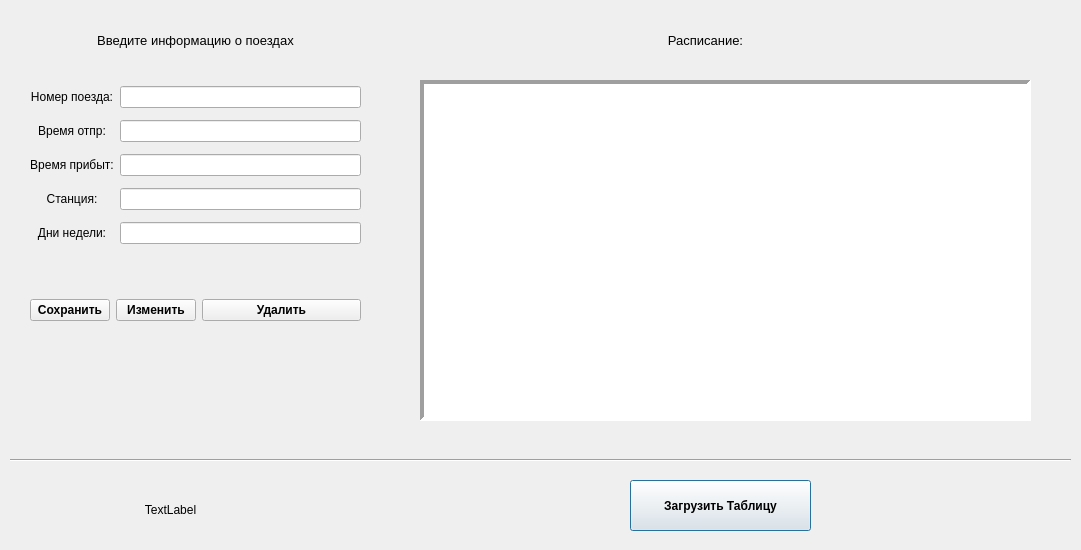
<?xml version="1.0" encoding="UTF-8"?>
<ui version="4.0">
 <class>EmployeeInfo</class>
 <widget class="QDialog" name="EmployeeInfo">
  <property name="geometry">
   <rect>
    <x>0</x>
    <y>0</y>
    <width>1081</width>
    <height>550</height>
   </rect>
  </property>
  <property name="font">
   <font>
    <weight>50</weight>
    <bold>false</bold>
   </font>
  </property>
  <property name="windowTitle">
   <string>Админ-панель</string>
  </property>
  <property name="windowIcon">
   <iconset>
    <normaloff>../../../../../../Users/danii/Desktop/rzhd.png</normaloff>../../../../../../Users/danii/Desktop/rzhd.png</iconset>
  </property>
  <widget class="QWidget" name="gridLayoutWidget">
   <property name="geometry">
    <rect>
     <x>30</x>
     <y>80</y>
     <width>331</width>
     <height>171</height>
    </rect>
   </property>
   <layout class="QGridLayout" name="gridLayout">
    <item row="2" column="1">
     <widget class="QLineEdit" name="txt_arrtime"/>
    </item>
    <item row="0" column="1">
     <widget class="QLineEdit" name="txt_number"/>
    </item>
    <item row="3" column="1">
     <widget class="QLineEdit" name="txt_station"/>
    </item>
    <item row="0" column="0">
     <widget class="QLabel" name="label">
      <property name="text">
       <string>Номер поезда:</string>
      </property>
      <property name="alignment">
       <set>Qt::AlignCenter</set>
      </property>
     </widget>
    </item>
    <item row="1" column="1">
     <widget class="QLineEdit" name="txt_deptime"/>
    </item>
    <item row="3" column="0">
     <widget class="QLabel" name="label_4">
      <property name="text">
       <string>Станция:</string>
      </property>
      <property name="alignment">
       <set>Qt::AlignCenter</set>
      </property>
     </widget>
    </item>
    <item row="2" column="0">
     <widget class="QLabel" name="label_3">
      <property name="text">
       <string>Время прибыт:</string>
      </property>
      <property name="alignment">
       <set>Qt::AlignCenter</set>
      </property>
     </widget>
    </item>
    <item row="1" column="0">
     <widget class="QLabel" name="label_2">
      <property name="text">
       <string>Время отпр:</string>
      </property>
      <property name="alignment">
       <set>Qt::AlignCenter</set>
      </property>
     </widget>
    </item>
    <item row="4" column="1">
     <widget class="QLineEdit" name="txt_days"/>
    </item>
    <item row="4" column="0">
     <widget class="QLabel" name="label_5">
      <property name="text">
       <string>Дни недели:</string>
      </property>
      <property name="alignment">
       <set>Qt::AlignCenter</set>
      </property>
     </widget>
    </item>
   </layout>
  </widget>
  <widget class="QLabel" name="label_6">
   <property name="geometry">
    <rect>
     <x>30</x>
     <y>30</y>
     <width>331</width>
     <height>21</height>
    </rect>
   </property>
   <property name="font">
    <font>
     <pointsize>10</pointsize>
    </font>
   </property>
   <property name="text">
    <string>Введите информацию о поездах</string>
   </property>
   <property name="alignment">
    <set>Qt::AlignCenter</set>
   </property>
  </widget>
  <widget class="QTableView" name="tableView">
   <property name="geometry">
    <rect>
     <x>420</x>
     <y>80</y>
     <width>611</width>
     <height>341</height>
    </rect>
   </property>
   <property name="frameShape">
    <enum>QFrame::Panel</enum>
   </property>
   <property name="lineWidth">
    <number>4</number>
   </property>
   <property name="textElideMode">
    <enum>Qt::ElideMiddle</enum>
   </property>
   <property name="gridStyle">
    <enum>Qt::DashDotLine</enum>
   </property>
   <property name="sortingEnabled">
    <bool>true</bool>
   </property>
   <attribute name="horizontalHeaderVisible">
    <bool>true</bool>
   </attribute>
   <attribute name="horizontalHeaderCascadingSectionResizes">
    <bool>true</bool>
   </attribute>
   <attribute name="horizontalHeaderDefaultSectionSize">
    <number>100</number>
   </attribute>
   <attribute name="horizontalHeaderMinimumSectionSize">
    <number>73</number>
   </attribute>
   <attribute name="horizontalHeaderShowSortIndicator" stdset="0">
    <bool>true</bool>
   </attribute>
   <attribute name="horizontalHeaderStretchLastSection">
    <bool>true</bool>
   </attribute>
   <attribute name="verticalHeaderCascadingSectionResizes">
    <bool>true</bool>
   </attribute>
   <attribute name="verticalHeaderMinimumSectionSize">
    <number>144</number>
   </attribute>
   <attribute name="verticalHeaderShowSortIndicator" stdset="0">
    <bool>true</bool>
   </attribute>
   <attribute name="verticalHeaderStretchLastSection">
    <bool>false</bool>
   </attribute>
  </widget>
  <widget class="QPushButton" name="pushButton_load_tbl">
   <property name="geometry">
    <rect>
     <x>630</x>
     <y>480</y>
     <width>181</width>
     <height>51</height>
    </rect>
   </property>
   <property name="font">
    <font>
     <weight>75</weight>
     <bold>true</bold>
    </font>
   </property>
   <property name="text">
    <string>Загрузить Таблицу</string>
   </property>
  </widget>
  <widget class="QWidget" name="layoutWidget">
   <property name="geometry">
    <rect>
     <x>30</x>
     <y>290</y>
     <width>331</width>
     <height>41</height>
    </rect>
   </property>
   <layout class="QHBoxLayout" name="horizontalLayout_2">
    <item>
     <layout class="QHBoxLayout" name="horizontalLayout">
      <item>
       <widget class="QPushButton" name="pushButton">
        <property name="font">
         <font>
          <weight>75</weight>
          <bold>true</bold>
         </font>
        </property>
        <property name="text">
         <string>Сохранить</string>
        </property>
       </widget>
      </item>
      <item>
       <widget class="QPushButton" name="pushButton_Edit">
        <property name="font">
         <font>
          <weight>75</weight>
          <bold>true</bold>
         </font>
        </property>
        <property name="text">
         <string>Изменить</string>
        </property>
       </widget>
      </item>
     </layout>
    </item>
    <item>
     <widget class="QPushButton" name="pushButton_delete">
      <property name="font">
       <font>
        <weight>75</weight>
        <bold>true</bold>
       </font>
      </property>
      <property name="text">
       <string>Удалить</string>
      </property>
     </widget>
    </item>
   </layout>
  </widget>
  <widget class="QLabel" name="label_sec_status">
   <property name="geometry">
    <rect>
     <x>20</x>
     <y>500</y>
     <width>301</width>
     <height>19</height>
    </rect>
   </property>
   <property name="text">
    <string>TextLabel</string>
   </property>
   <property name="alignment">
    <set>Qt::AlignCenter</set>
   </property>
  </widget>
  <widget class="Line" name="line">
   <property name="geometry">
    <rect>
     <x>10</x>
     <y>450</y>
     <width>1061</width>
     <height>20</height>
    </rect>
   </property>
   <property name="orientation">
    <enum>Qt::Horizontal</enum>
   </property>
  </widget>
  <widget class="QLabel" name="label_7">
   <property name="geometry">
    <rect>
     <x>540</x>
     <y>30</y>
     <width>331</width>
     <height>21</height>
    </rect>
   </property>
   <property name="font">
    <font>
     <pointsize>10</pointsize>
    </font>
   </property>
   <property name="text">
    <string>Расписание:</string>
   </property>
   <property name="alignment">
    <set>Qt::AlignCenter</set>
   </property>
  </widget>
 </widget>
 <resources/>
 <connections/>
</ui>
